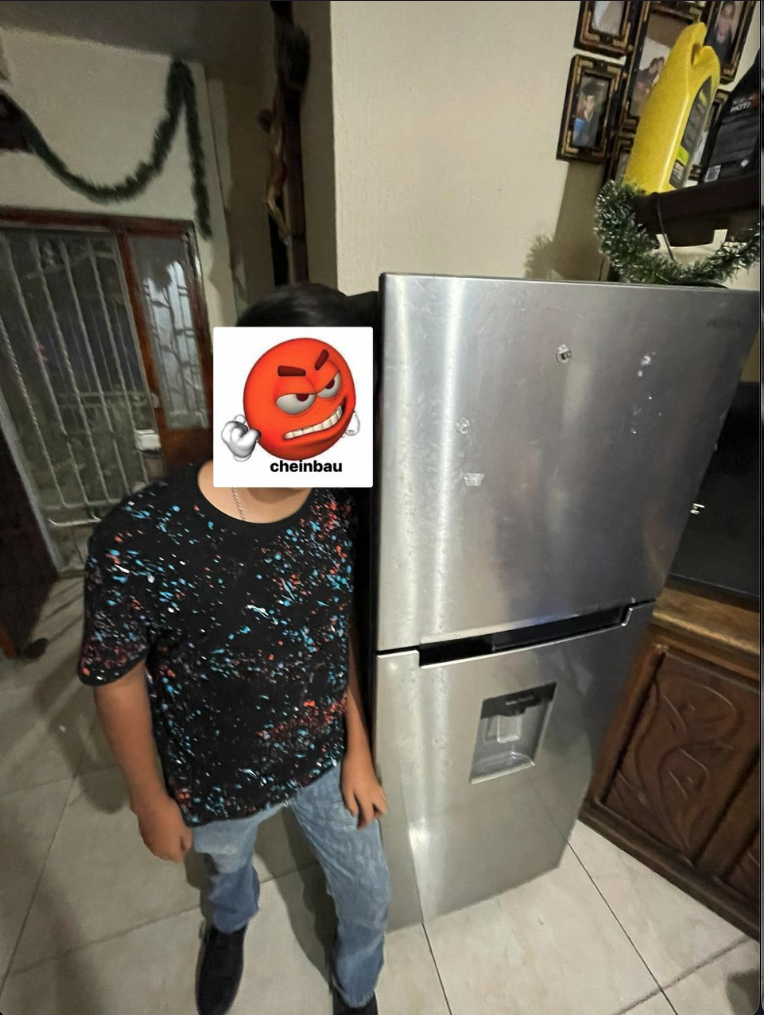
#> input picture Python_Doc/Analisis_Algoritmos/02/imagenesgris/1.png, 764 x 1015 px
$ python main.py
#> lines starting #> are read from the running program, lines starting #| are printed output that depends on the picture; after the words box and inside, x2 and y2 are one past the last pixel; in counts of white or black regions, pixels touching at a corner belong together

import cv2 as cv
import numpy as np
import random as rd

# ──  suma gaussiano 5x5 y su suma normalizadora
K = [
    [1,  4,  7,  4,  1],
    [4, 16, 26, 16,  4],
    [7, 26, 41, 26,  7],
    [4, 16, 26, 16,  4],
    [1,  4,  7,  4,  1]
]
S_K = 273

img = cv.imread('imagenesgris/1.png', 0)
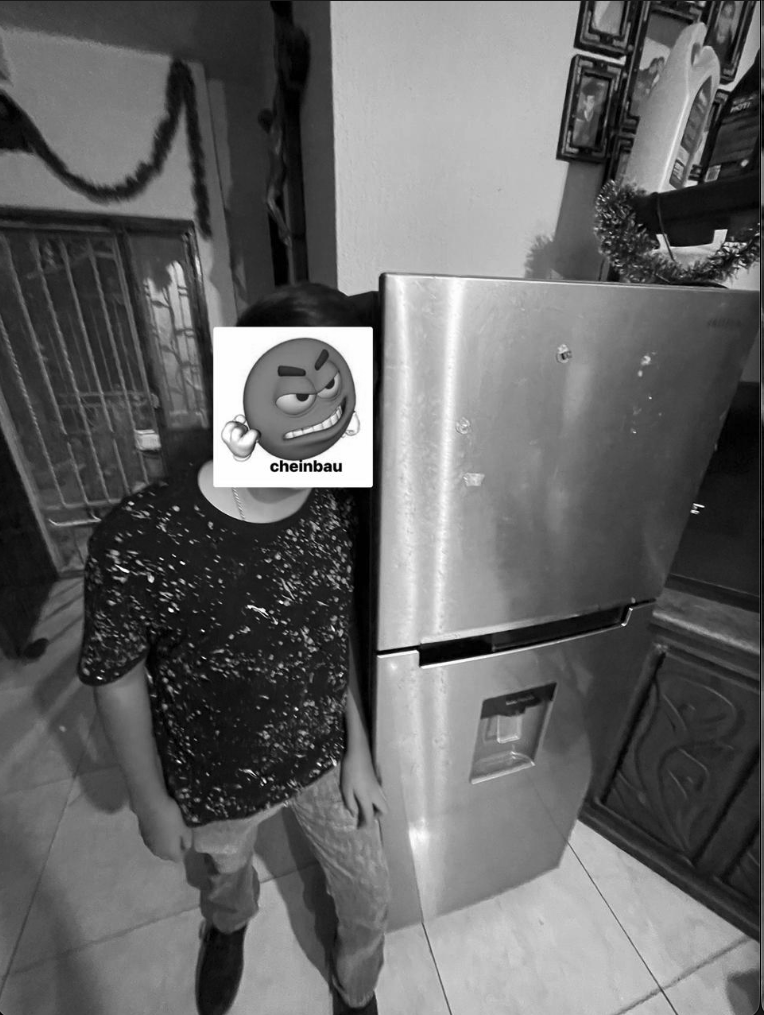
#> img: shape (1015, 764); min 0, max 255, mean 101.6

if img is None:
    print("No tienes cargada la imagen")
else:
    # ── Redimensionar ─────────────────────────────────────────────────────────
    img = cv.resize(img, (480, 640), interpolation=cv.INTER_NEAREST)
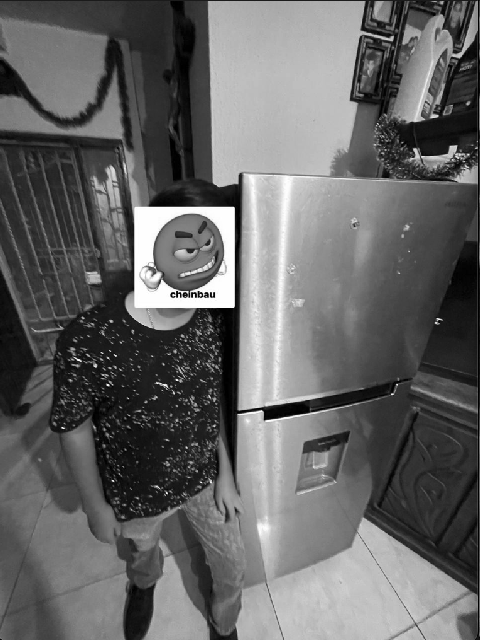
#> img: shape (640, 480); min 0, max 255, mean 101.5
    alto, ancho = img.shape
#> alto = 640; ancho = 480

    # ── Agregar ruido sal y pimienta ──────────────────────────────────────────
    for _ in range(5000):
        img[rd.randint(0, alto - 1)][rd.randint(0, ancho - 1)] = rd.randint(0, 255)
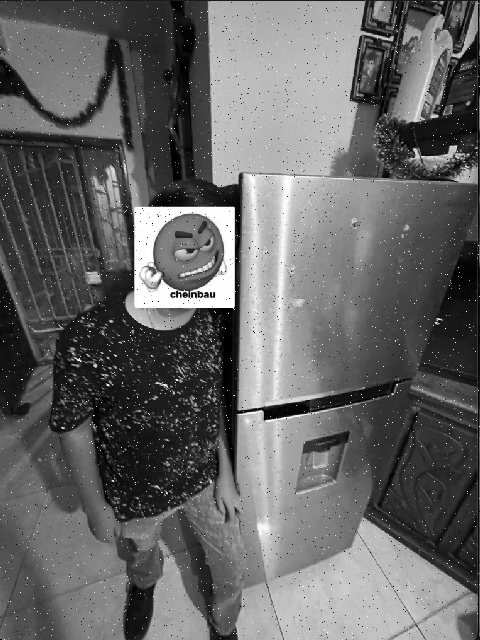
#> img: shape (640, 480); 1.6% of pixels changed, all inside (x1, y1, x2, y2) = (0, 0, 480, 640)

    cv.imshow('Imagen con Ruido', img)

    # ── Filtro Gaussiano manual ───────────────────────────────────────────────
    resultado = img.copy()

    for f in range(2, alto - 2):
        for c in range(2, ancho - 2):

            acumulado = 0
            for kf in range(5):
                for kc in range(5):
                    acumulado += int(img[f + kf - 2, c + kc - 2]) * K[kf][kc]

            resultado[f, c] = acumulado // S_K

    cv.imshow('Imagen Filtro Gaussiano', resultado)

    cv.waitKey(0)
    cv.destroyAllWindows()
